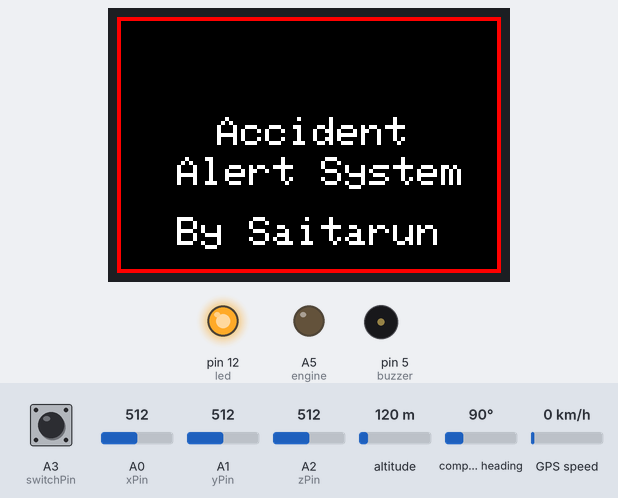
A sketch run on a simulated Arduino Mega 2560, built with avr-gcc and run on an emulated ATmega2560. Parts: 96×64 colour display, output pins drawn as LEDs (lit = HIGH), buzzer (waves = sounding). Inputs (shaded band) come from the test bench; at power-on: A0 (xPin) = 512, A1 (yPin) = 512, A2 (zPin) = 512, A3 (switchPin) HIGH, altitude 120 m, compass heading 90°, GPS speed 0 km/h. The GPS gets a fix after 3 s at 37.7749, -122.4194 with 8 satellites; the modem accepts every AT command (registered, SIM ready, sends succeed) and sends nothing else; what the sketch prints to the serial monitor is not drawn.

Above: at 0.3 s.
At 6.4 s:
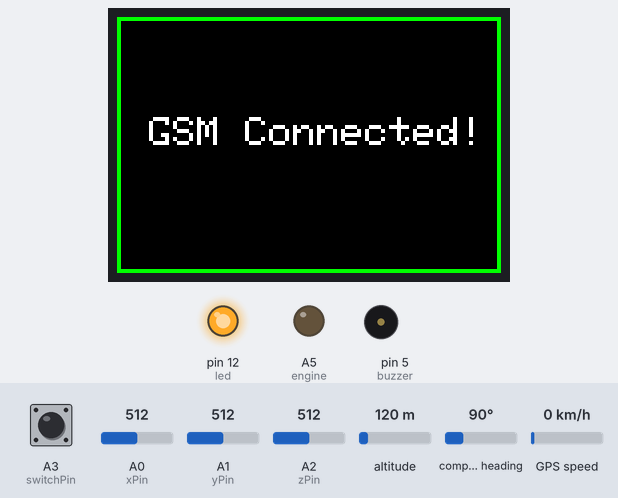
At 11.1 s:
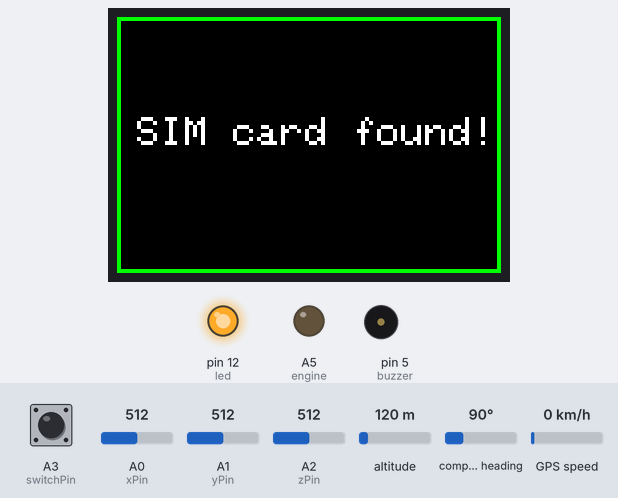
At 23.4 s:
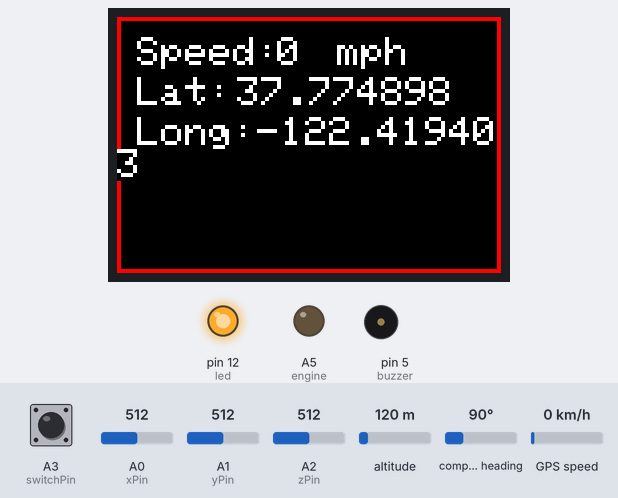
Timing chart, 0 to 24.9 s (numbered marks = the images above):
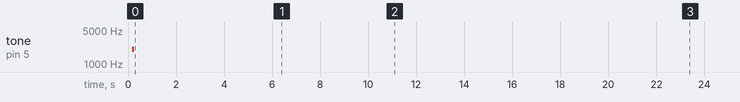

The sketch:

My_Accident_Alert_System.ino
```cpp
#include <TinyGPSPlus.h>

#include <SoftwareSerial.h>
#include <TinyGPSPlus.h>
#include <Adafruit_GFX.h>
#include <Adafruit_SSD1331.h>
#include <SPI.h>

#define SCL 13
#define SDA 11
#define RES 9
#define DC 8
#define CS 10

SoftwareSerial Serial1(7,6);
SoftwareSerial ss(2,3);
TinyGPSPlus gps;
Adafruit_SSD1331 display=Adafruit_SSD1331(&SPI,CS,DC,RES);


#define BLACK          0x0000
#define BLUE            0x001F
#define RED             0xF800
#define GREEN           0x07E0
#define CYAN            0x07FF
#define MAGENTA         0xF81F
#define YELLOW          0xFFE0
#define WHITE           0xFFFF

#define max 1.10
#define min -1.10

int xPin=A0;
int yPin=A1;
int zPin=A2;
int xrest;
int yrest;
int zrest;
int xread;
int yread;
int zread;
float x;
float y;
float z;

int switchPin=A3;
int switchState;
int buzzer=5;
int led=12;

int i=20;
int flag=0;
int flag2=0;


int engine=A5;
int speed;

//Startup sequence
void startUp(){
  digitalWrite(led,HIGH);
  clearScreen();
  display.setTextColor(WHITE,BLACK);
  display.setTextSize(1);
  display.setCursor(25,25);
  display.print(F("Accident"));
  display.setCursor(15,35);
  display.print(F("Alert System"));
  display.setCursor(15,50);
  display.print(F("By Saitarun"));
  tone(buzzer,2000);
  delay(100);
  noTone(buzzer);
  delay(2000);
  clearScreen();
  display.setCursor(5,25);
  display.print(F("Initilizing"));
  display.setCursor(5,35);
  display.print(F("GSM Module..."));
  delay(1000);

  gsmHandShake();
  delay(200);
  gsmSimCheck();
  delay(200);
  gsmNetworkCheck();

  clearScreen2();
  display.setCursor(5,25);
  display.print(F("GSM Initilized!"));
  delay(2000);

  clearScreen();
  display.setCursor(5,25);
  display.print(F("Calibrating"));
  display.setCursor(5,35);
  display.print(F("ADXL335..."));
  xrest=analogRead(xPin);
  yrest=analogRead(yPin);
  zrest=analogRead(zPin);
  delay(2000);

  clearScreen2();
  display.setCursor(7,25);
  display.print(F("We're good to"));
  display.setCursor(42,35);
  display.print(F("go!"));
  delay(2000);
  clearScreen();

}


void gsmHandShake(){
  clearScreen();
  display.setCursor(5,25);
  display.print(F("Finding GSM..."));
  delay(1000);
  boolean handShake=1;
  while(handShake){
    Serial1.println("AT");
    while(Serial1.available()>0){
      if(Serial1.find("OK"))
      handShake=0;
    }
    delay(1000);
  }
  Serial.println("GSM Connected");
  clearScreen2();
  display.setCursor(8,25);
  display.print(F("GSM Connected!"));
  delay(1500);
}


//Function to check for sim card
void gsmSimCheck(){
  clearScreen();
  display.setCursor(5,25);
  display.print(F("Finding SIM"));
  display.setCursor(5,35);
  display.print(F("card..."));
  delay(1000);
  boolean sim=1;
  while(sim){
    Serial1.println("AT+CCID");
    while(Serial1.available()>0){
      if(Serial1.find("OK"))
      sim=0;
   }
  delay(1000);
 }
  Serial.println(F("SIM card found"));
  clearScreen2();
  display.setCursor(5,25);
  display.print(F("SIM card found!"));
  delay(1500);
}

//Function to connect GSM module to mobile network
void gsmNetworkCheck(){

  clearScreen();
  display.setCursor(3,25);
  display.print(F("Waiting for GSM"));
  display.setCursor(3,35);
  display.print(F("network REG..."));
  delay(1000);
  boolean network=1;
  while(network){
    Serial1.println("AT+CGREG?");
    while(Serial1.available()>0){
      if(Serial1.find("+CGREG: 0,1"))
      network=0;
   }
  delay(1000);
 }
  Serial.println(F("Registred to Network"));
  clearScreen2();
  display.setCursor(3,25);
  display.print(F("REGD to network"));
  delay(1500);
}


//Function to get accelerometer readings
void accReadings(){

  xread=analogRead(xPin)-xrest;
  yread=analogRead(yPin)-yrest;
  zread=analogRead(zPin)-zrest;

  x=xread/67.584;
  y=yread/67.584;
  z=zread/67.584;

  }


 //Function to calibrate the accelerometer and get accurate readings
 void accCalibration(){
 switchState=digitalRead(switchPin);
 switch(switchState){
   case 0:
  clearScreen();
  display.setCursor(5,25);
  display.print(F("Re-calibrating"));
  display.setCursor(5,35);
  display.print(F("ADXL335..."));
  xrest=analogRead(xPin);
  yrest=analogRead(yPin);
  zrest=analogRead(zPin);
  delay(2000);
  clearScreen();
  break;
   }
 }


 //Function setup and get GPS information
 void gpsData(){

   while(ss.available()){
    gps.encode(ss.read());
    }

  if(gps.location.isUpdated()){

  speed=gps.speed.mph();

  Serial.print(F("Latitude:"));
  Serial.println(gps.location.lat(),6);
  Serial.print(F("Longitude:"));
  Serial.println(gps.location.lng(),6);
  Serial.print(F("Speed:"));
  Serial.println(speed);

  display.setCursor(5,5);
  display.print(F("Speed:"));
  display.setCursor(40,5);
  display.print(speed);
  display.setCursor(55,5);
  display.print(F("mph "));

  display.setCursor(5,15);
  display.print(F("Lat:"));
  display.setCursor(30,15);
  display.print(gps.location.lat(),6);
  Serial.println(gps.location.lat(),6);
  display.setCursor(5,25);
  display.print(F("Long:"));
  display.setCursor(35,25);
  display.print(gps.location.lng(),6);

  }else if(!gps.location.isUpdated() && !gps.altitude.isUpdated()){
     clearScreen();
     while(flag2==0){
      while(ss.available()){
         gps.encode(ss.read());
        }
      display.setCursor(3,25);
      display.print(F("Waiting for GPS"));
      display.setCursor(35,35);
      display.print(F("data..."));
      if(gps.location.isUpdated()){
        clearScreen();
        break;
      }
    }
   }
 }


//Function to send message
void sendMessage(){

Serial.println(F("Sending Message..."));

Serial1.print(F("AT+CMGF=1\r"));
delay(100);
Serial1.print(F("AT+CMGS=\"07459489629\"\r"));
Serial1.println(F("Alert from Accident Alert System"));
Serial1.println();
Serial1.println(F("Saitarun has met with an accident,he needs medical attention now!"));
Serial1.println();
Serial1.println(F("Car engine has been turned off."));
Serial1.println();
Serial1.println(F("Location and Speed:"));
Serial1.println();
Serial1.print(F("Latitude: "));
Serial1.print(gps.location.lat(),6);
Serial1.println();
Serial1.print(F("Longitude: "));
Serial1.println(gps.location.lng(),6);
Serial1.print(F("Speed: "));
Serial1.print(speed);
Serial1.println(F("  mph"));
Serial1.print(F("Google Maps Link: "));
Serial1.print(F("https://www.google.com/maps/search/?api=1&query="));
Serial1.print(gps.location.lat(),6);
Serial1.print(F(","));
Serial1.print(gps.location.lng(),6);
Serial1.print(F("\r"));
delay(200);
Serial1.print(char(26));
delay(100);
Serial1.println();
Serial.println(F("Message Sent"));

clearScreen2();
display.setCursor(12,25);
display.print(F("Message Sent"));
display.setCursor(5,35);
display.print(F("Help is coming!"));
delay(3000);
clearScreen();
}


 //Function to clear the screen
 void clearScreen(){
  display.fillScreen(BLACK);
  display.drawRect(0,0,96,64,RED);
 }

 void clearScreen2(){
  display.fillScreen(BLACK);
  display.drawRect(0,0,96,64,GREEN);
 }

void setup() {
  Serial.begin(9600);
  display.begin();
  Serial1.begin(9600);
  pinMode(xPin,INPUT);
  pinMode(yPin,INPUT);
  pinMode(zPin,INPUT);
  pinMode(buzzer,OUTPUT);
  pinMode(switchPin,INPUT);
  pinMode(engine,OUTPUT);
  pinMode(led,OUTPUT);
  digitalWrite(switchPin,HIGH);
  digitalWrite(engine,LOW);

  startUp();

  ss.begin(9600);
  Serial.println(F("Starting GPS"));
}

//Main function
void loop() {

gpsData();
accReadings();
accCalibration();
digitalWrite(led,HIGH);

if(x<=min||x>=max||y<=min||y>=max||z<=min||z>=max){
  digitalWrite(engine,HIGH);
  clearScreen();
  display.setCursor(25,15);
  display.print(F("Collision"));
  display.setCursor(25,25);
  display.print(F("Detected!"));
  display.setCursor(20,40);
  display.print(F("Engine off"));
  tone(buzzer,2000,500);
  delay(3000);
  clearScreen();

  for(i=20;i>0;i--){
  switchState=digitalRead(switchPin);
  display.setCursor(3,5);
  display.print(F("Sending Message"));
  display.setCursor(5,15);
  display.print(F("in:"));
  display.setCursor(25,15);
  display.print(i);
  display.print(F(" secs "));
  display.setCursor(3,35);
  display.print(F("Press button if"));
  display.setCursor(3,45);
  display.print(F("you're okay"));
  digitalWrite(led,HIGH);
  tone(buzzer,2000);
  delay(50);
  noTone(buzzer);
  digitalWrite(led,LOW);
  delay(950);

  if(switchState==0){
    digitalWrite(engine,LOW);
    clearScreen2();
    display.setCursor(27,25);
    display.print(F("Message"));
    display.setCursor(20,35);
    display.print(F("Cancelled"));
    display.setCursor(20,50);
    display.print(F("Engine On"));
    delay(2000);
    clearScreen();
    flag=1;
    break;
  }
 }
 if(flag==0){
    sendMessage();
    }
    flag=0;
    i=20;
  }
 }
```

Measured:
- what the display in image 1 shows lasts 1.7 s, from 6.3 s to 8.0 s
